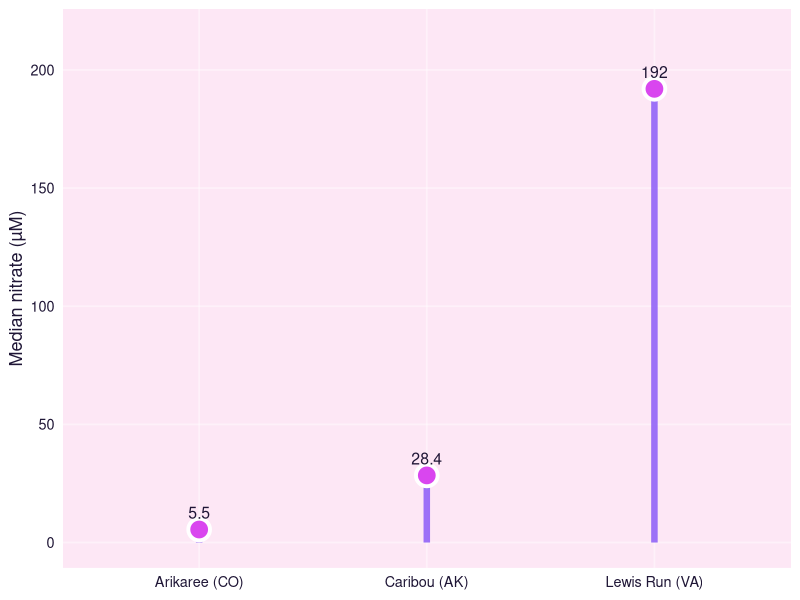

The R source for this figure:
## ---- chunk 1
#| label: fig-nitrate
#| fig-cap: "Nitrate contrasts by site (median, µM)."
#| echo: false
library(ggplot2)

# data 
med <- data.frame(
  site = c("Arikaree (CO)","Caribou (AK)","Lewis Run (VA)"),
  nitrate_median_uM = c(5.5, 28.4, 192.0)
)

# on-brand colours
violet  <- "#8b5cf6"
fuchsia <- "#d946ef"
ink     <- "#1f1636"   # axis/text colour
panel   <- "#fde7f5"   # soft blush panel
grid    <- "#ffffff66" # light grid

ggplot(med, aes(x = reorder(site, nitrate_median_uM),
                y = nitrate_median_uM)) +
  geom_segment(aes(xend = site, y = 0, yend = nitrate_median_uM),
               linewidth = 2.2, colour = violet, alpha = .85) +
  geom_point(size = 6, colour = "white",
             fill = fuchsia, shape = 21, stroke = 2) +
  geom_text(aes(label = nitrate_median_uM),
            vjust = -0.9, size = 4, colour = ink) +
  coord_cartesian(ylim = c(0, max(med$nitrate_median_uM) * 1.12)) +
  labs(x = NULL, y = "Median nitrate (µM)") +
  theme_minimal(base_size = 13) +
  theme(
    panel.background = element_rect(fill = panel, color = NA),
    plot.background  = element_rect(fill = "transparent", color = NA),
    panel.grid.major = element_line(color = grid),
    panel.grid.minor = element_blank(),
    axis.title       = element_text(color = ink),
    axis.text        = element_text(color = ink)
  )

## ---- chunk 2
#| label: tbl-nitrate
#| tbl-cap: "Compact summary of site medians (µM), days measured, and share of total."
#| echo: false
#| message: false
#| warning: false
library(tibble)
library(dplyr)
library(scales)

violet <- "#8b5cf6"   
blush  <- "#fde7f5"   

tbl <- tibble(
  site          = c("Arikaree (CO)", "Caribou (AK)", "Lewis Run (VA)"),
  median_uM     = c(5.5, 28.4, 192.0),
  days_measured = c(120, 110, 118),
  pct_high_days = c(0.18, 0.05, 0.26)   
) |>
  mutate(share_of_total = median_uM / sum(median_uM)) |>
  transmute(
    Site = site,
    `Median (µM)`   = number(median_uM, accuracy = 0.1),
    `Days measured` = days_measured,
    `High days`     = percent(pct_high_days, accuracy = 1),
    `Share of total`= percent(share_of_total, accuracy = 1)
  )

#pretty table
if (requireNamespace("kableExtra", quietly = TRUE)) {
  knitr::kable(tbl, align = c("l","r","r","r","r")) |>
    kableExtra::kable_styling(full_width = FALSE, bootstrap_options = c("condensed","striped")) |>
    kableExtra::row_spec(0, background = blush, color = violet, bold = TRUE)
} else {
  knitr::kable(tbl, align = c("l","r","r","r","r"))
}
